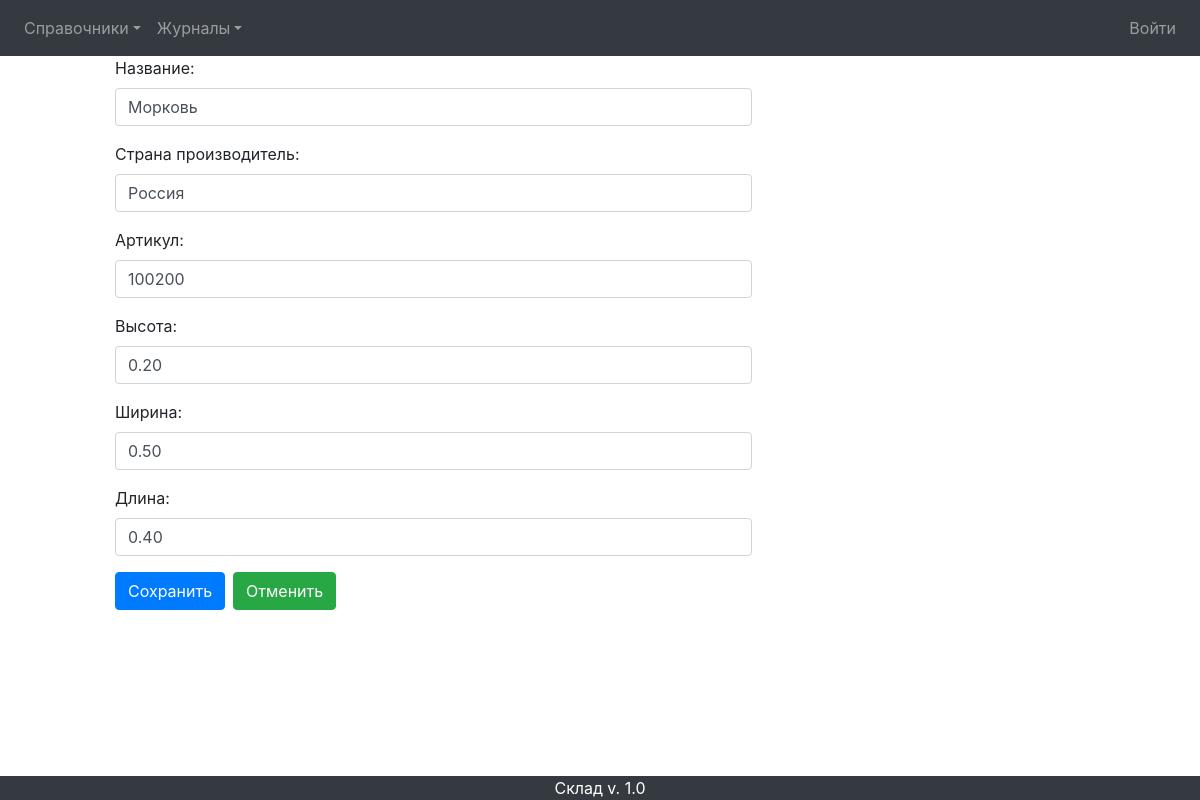
/product_update/1/, run on the app's committed database.
### mainapp/models.py (models this page shows, shortened)
class Product(models.Model):
    name = models.CharField(verbose_name='название', unique=True, max_length=255)
    producing_country = models.CharField(verbose_name='страна производитель', max_length=255)
    vendor_code = models.PositiveIntegerField(verbose_name='артикул', unique=True, default=0)
    height = models.DecimalField(verbose_name='высота', max_digits=8, decimal_places=2, default=0)
    width = models.DecimalField(verbose_name='ширина', max_digits=8, decimal_places=2, default=0)
    length = models.DecimalField(verbose_name='длина', max_digits=8, decimal_places=2, default=0)

### mainapp/views.py (the view)
# urls.py: path('product_update/<int:pk>/', mainapp.ProductUpdate.as_view(), name='product_update'),
class ProductUpdate(UpdateView):
    model = Product
    form_class = ProductForm
    template_name_suffix = '_update'
    success_url = reverse_lazy('main:products')
    def get_context_data(self, **kwargs):
        context = super().get_context_data(**kwargs)
        context['title'] = 'Редактирование товара'
        return context

### mainapp/forms.py
class ProductForm(forms.ModelForm):
    class Meta:
        model = Product
        fields = '__all__'
    def __init__(self, *args, **kwargs):
        super().__init__(*args, **kwargs)
        for field_name, field in self.fields.items():
            field.widget.attrs['class'] = 'form-control'

### mainapp/templates/mainapp/product_update.html (shortened to what this page needs)
{% extends "mainapp/base.html" %}
    {% block content %}
        <form method="post" method="post" class="col-12 col-sm-12 col-md-12 col-lg-8 col-xl-8">
            <section class="form-group">
                {{ form.as_p }}
            </section>
            <p><input type="submit" class="btn btn-primary float-left mybtn" value="Сохранить"></p>
        </form>
        <a class="btn btn-success ml-2" href="{% url 'main:products' %}" role="button">Отменить</a>
    {% endblock content %}

### data on the page
Product: name "Морковь", producing_country "Россия", vendor_code "100200", height "0.20", width "0.50", length "0.40"
